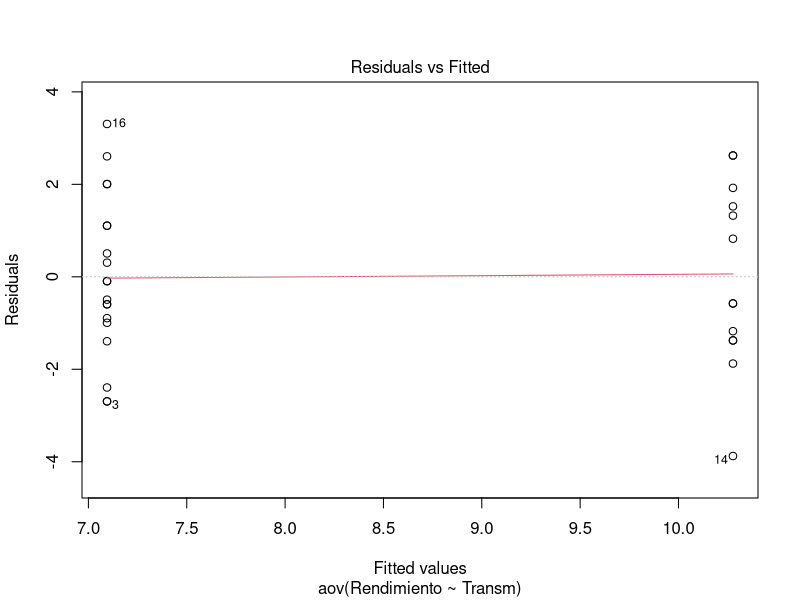
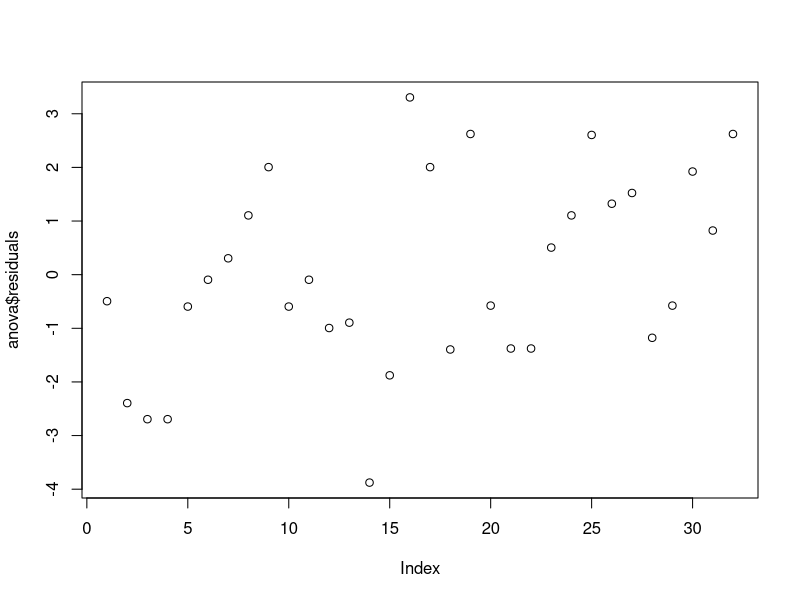
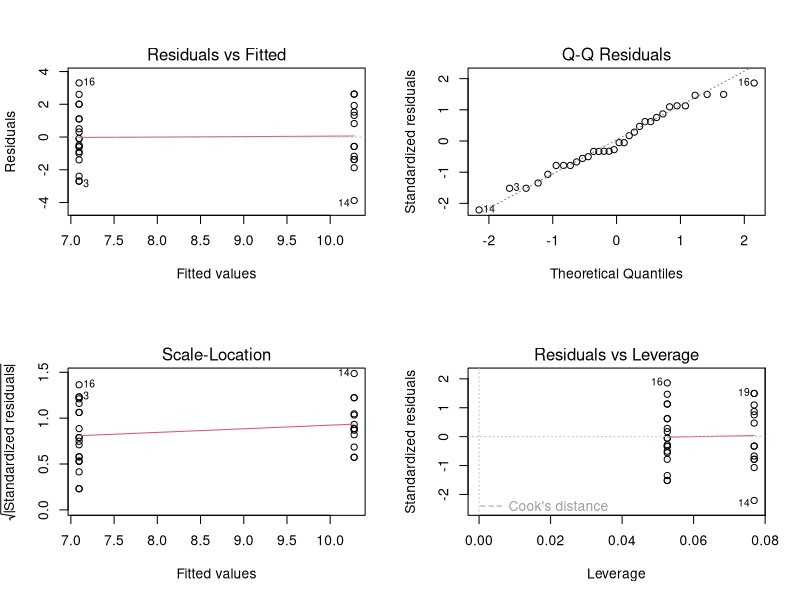
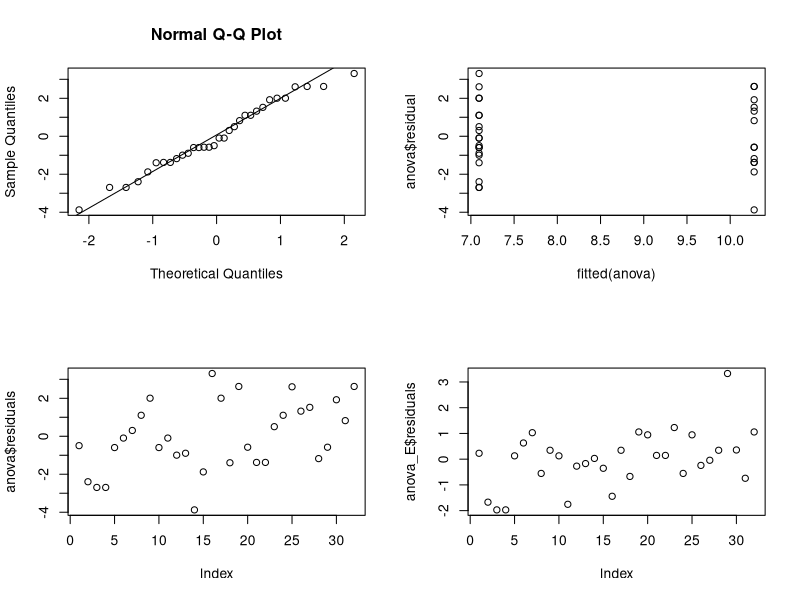
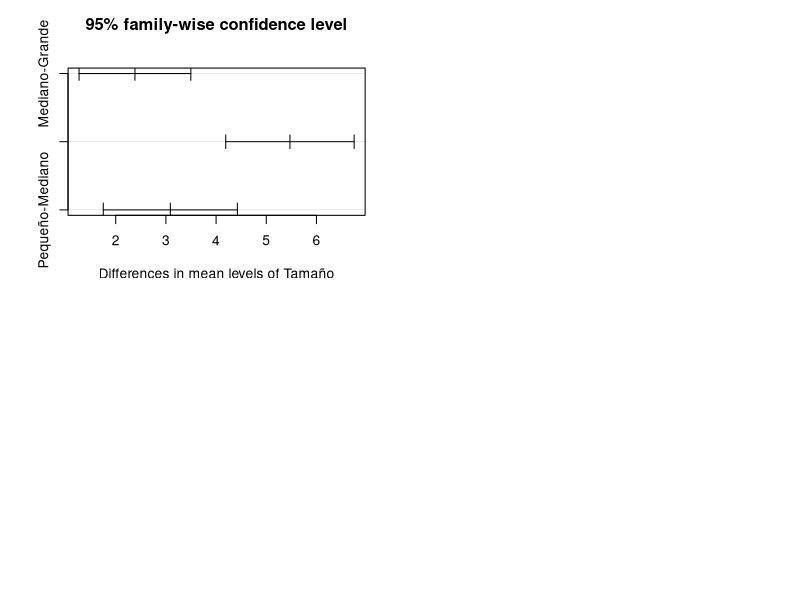

Recreate these plots in R, in order.
#alumno: Rodrigo Jeldres

setwd("d:/dev/Estadistica/")

base1 <- readxl::read_excel("control2.xlsx")
head(base1)
attach(base1)
data <- data.frame(base1)

#a)
# H0: mu >= 9 km/lts
# H1: mu < 9 km/lts
t.test(data$Rendimiento, mu = 9, alternative = "less")
#p-value = 0.07927 <  alfa = 0.10
#R: Se rechaza la hipótesis nula, es decir
# se concluye que hay evidencia para afirmar que el rendimiento medio es inferior a 9 km/lts

#B) ¿Se puede afirmar que menos de un tercio de los camiones son de tamaño pequeño?
table(data$Tamaño)
total <- sum(table(data$Tamaño))
print(total) # 32
prop.test( x = 7 , n = 32, p = 1/3, alternative = "less")
#p-value = 0.1175  > alfa = 0.10
#R: no hay suficiente evidencia para rechazar la hipótesis nula H0
#  es decir, no se puede afirmar que menos de un tercio de los camiones son de tamaño pequeño.

# C)
Totalautom_8cil <- sum(data$Cilindro == "8cil" & data$Transm == "autom")
Totalmanual_8cil <- sum(data$Cilindro == "8cil" & data$Transm == "manual")
autom_total <- sum(data$Transm == "autom")
manual_total <- sum(data$Transm == "manual")
prop.test(
  x = c(Totalautom_8cil, Totalmanual_8cil),
  n = c(autom_total, manual_total),  
  alternative = "greater")
#p-value = 0.09424 < alfa = 10%
#Se rechaza H0, hay evidencia para afirmar que la proporción de camiones de 8 cilindros es mayor en vehículos automaticos en comparacion con los vehículos con transmisipn manual.

# d) ¿Existe diferencia significativa respecto a los rendimientos medios según tipo de transmisión?

anova <- aov(Rendimiento ~ Transm, data = data)
summary(anova)
plot(anova,1)
plot(anova$residuals)
par(mfrow = c(2,2))
plot(anova)
#P = 3.66e-05  < ALFA = 10% 
#que hay una diferencia significativa en los rendimientos medios entre al menos dos tipos de transmisión evaluados en tu estudio.

# Comprobación de los supuestos

# - NORMALIDAD
#     H0: residuos distribuyen normales
#     H1: residuos no normales
ks.test(anova$residuals,"pnorm",mean=mean(anova$residuals),sd= sd(anova$residuals))
#p-value = 0.8459
shapiro.test(anova$residual)
#p-value = 0.6955
qqnorm(anova$residuals)
qqline(anova$residuals)

# - HOMOCEDASTICIDAD (varianzas iguales)
plot(fitted(anova), anova$residual)
library(car)
leveneTest(anova$residuals ~ data$Transm)
#P = 0.489

# - INDEPENDENCIA
# H0: residiuos son independientes
# H1: no son independientes
plot(anova$residuals)










# e)

anova_E <- aov(Rendimiento ~ Tamaño, data = data)
summary(anova_E)
#P=9.55e-11
#independencia
plot(anova_E$residuals)

#normalidad 
#H0: Residuos distribuyen normal
shapiro.test(anova_E$residuals) 
#p-value = 0.04701

#homocedasticidad (varianzas iguales)
#H0: varianza iguales
library(lmtest)
bptest(anova_E)
# p-value = 0.2806

#4. Comparaciones
TukeyHSD(anova_E)
plot(TukeyHSD(anova_E))



#f)
tabla_contingencia <- table(data$Transm, data$Tamaño)
tabla_contingencia <- table(data$Tamaño , data$Transm)
chisq.test(tabla_contingencia)
#p-value = 0.006628 < alfa = 10%



